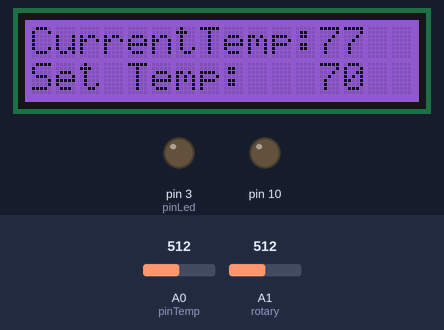
A sketch run on a simulated Arduino Uno, built with avr-gcc and run on an emulated ATmega328P. Shown: 16×2 character LCD, output pins drawn as LEDs (lit = HIGH). The inputs (shaded band) are chosen by the test bench; at power-on: A0 (pinTemp) = 512, A1 (rotary) = 512. Storage starts empty; what the sketch prints to the serial monitor is not drawn.

Above: at 1.2 s.
1.3 s: A0 (pinTemp) set to 481
At 3.7 s:
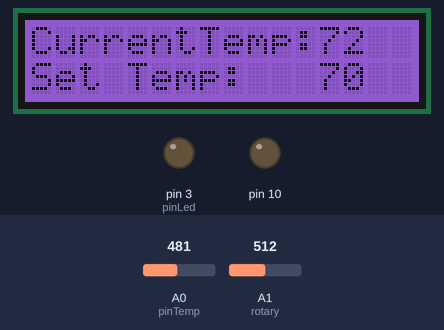
3.8 s: A0 (pinTemp) set to 449
At 4.9 s:
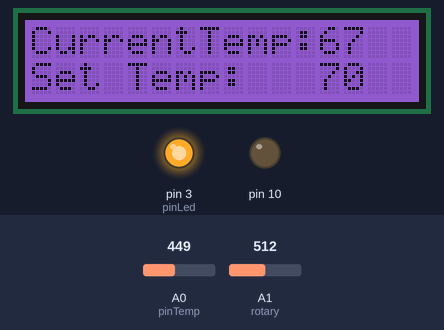
8.0 s: A1 (rotary) set to 716
At 9.3 s:
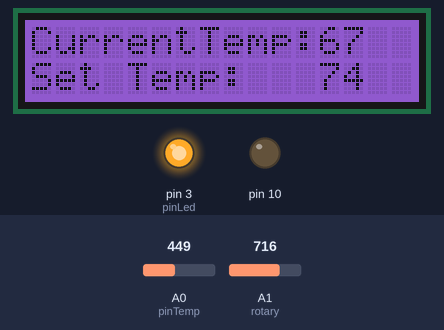
11.3 s: A1 (rotary) set to 900
At 12.6 s:
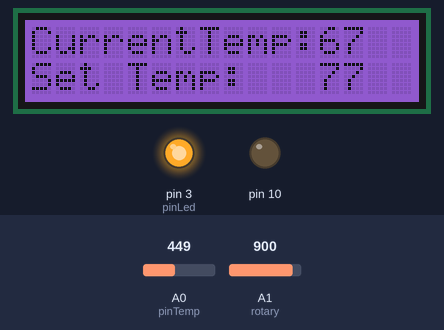
14.6 s: A0 (pinTemp) set to 511
At 16.1 s:
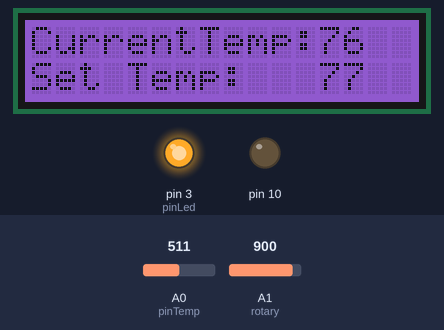
16.8 s: A1 (rotary) set to 1023
At 18.3 s:
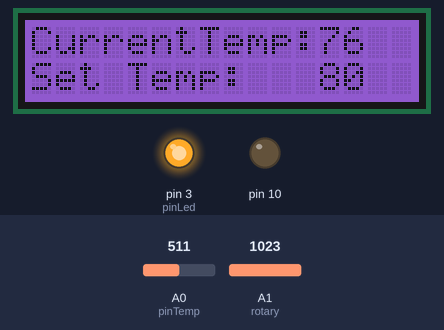
Timing chart, 0 to 19.8 s (numbered marks = the images above; inputs shaded):
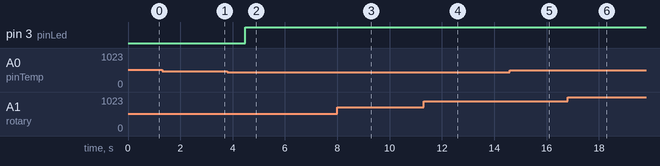

Measured:
- the behaviour switches between 467 and 466 on A0 (pinTemp) (found by bisection; images 1 and 2)
- after the input at 1.3 s, the display: first changes after 0.98 s (image 1 shows a later state)
- after the input at 3.8 s, pin 3 (pinLed): LOW → HIGH after 0.67 s; the display: changes after 0.69 s (image 2)
- after the input at 14.6 s, the display: first changes after 0.66 s (image 5 shows a later state)
- what the display in image 0 shows lasts 1.0 s, from 0.2 s to 1.2 s

The sketch:

hackathon.ino
```cpp
#include <Wire.h>
#include "rgb_lcd.h"
#include <SPI.h>
#include <SD.h>

rgb_lcd lcd;
File settingsFile;

int B=3975;                  // B value of the thermistor
float resistance;
float temperature;

const int pinTemp = A0;
const int pinLed = 3;
const int rotary = A1;

const int colorR = 112;
const int colorG = 39;  // This default color is PURPLE
const int colorB = 195;


void setup()
{
    Serial.begin(9600);
    // set up the LCD's number of columns and rows:
    lcd.begin(16, 2);
    lcd.setRGB(colorR, colorG, colorB);

    pinMode(pinLed, OUTPUT);
    pinMode(rotary, INPUT);
    pinMode(10, OUTPUT);

    Serial.print("Initializing SD card");
    if (!SD.begin(4)) {
    Serial.println("initialization failed!");
    return;
  }
  Serial.println("initialization done.");

}

void loop()
{
    // set the cursor to column 0, line 1
    // (note: line 1 is the second row, since counting begins with 0):
    lcd.clear();
    lcd.setCursor(0, 0);
    lcd.print("CurrentTemp: ");
    lcd.setCursor(0,1);
    lcd.print("Set Temp: ");
    int val = analogRead(pinTemp);                               // get analog value
    resistance=(float)(1023-val)*10000/val;                      // get resistance
    temperature=1/(log(resistance/10000)/B+1/298.15)-273.15;     // calc temperature
    float temperatureF = (9.0/5.0 * temperature) + 32.0;
    lcd.setCursor(12,0);
    int currentTemp = temperatureF;
    lcd.print(currentTemp);
    int potValue = ((analogRead(rotary) / 1020.0) * 20.0) + 60.0;
    int pastValue = getPotValue();
    if (abs(potValue - pastValue) > 0.75) {
      int value = potValue;
      logPotValue(potValue);
      logSetTemp(potValue);
    }
    else {
        int value = getSetTemp();
    }
    int value = getSetTemp();
    if(temperatureF < value) {
	callHeat(pinLed);
    }
    else {
	dismissHeat(pinLed);
    }
    lcd.setCursor(12,1);
    logTemp(temperatureF);
   // logSetTemp(value);
    lcd.print(value);
    delay(1000);
}

void callHeat(int ledpin) {
	analogWrite(ledpin, 255);
       // lcd.setRGB(255, 0, 0); //This sets the LCD to RED to indicate calling heat.
	//code to turn on relay
}
void dismissHeat(int ledpin) {
	analogWrite(ledpin, 0);
       // lcd.setRGB(0, 0, 255); // This sets the LCD to BLUE to indicate no heat.
	//code to turn off relay
}

void logTemp(float temp) {
        SD.remove("current.txt");
	settingsFile = SD.open("current.txt", FILE_WRITE);
	if (settingsFile) {
		settingsFile.println(temp);
		Serial.println("Wrote current temp");
                settingsFile.close();
	}
}

void logSetTemp(float temp) {
        SD.remove("setTemp.txt");
	settingsFile = SD.open("setTemp.txt", FILE_WRITE);
	if (settingsFile) {
		settingsFile.println(temp);
		Serial.println("Wrote set temp");
                settingsFile.close();
	}
}

float getTemp() {
        String file_contents = "";
        char char1[32];
	settingsFile = SD.open("current.txt");
        while (settingsFile.available()) {
          file_contents += (char)settingsFile.read();
        }
        settingsFile.close();
       file_contents.toCharArray(char1, sizeof(char1) + 1);
       return atof(char1);

}

float getSetTemp() {
        String file_contents = "";
        char char1[32];
	settingsFile = SD.open("setTemp.txt");
        while (settingsFile.available()) {
          file_contents += (char)settingsFile.read();
        }
        settingsFile.close();
       file_contents.toCharArray(char1, sizeof(char1) + 1);
       return atof(char1);

}

void logPotValue(float temp) {
        SD.remove("potVal.txt");
	settingsFile = SD.open("potVal.txt", FILE_WRITE);
	if (settingsFile) {
		settingsFile.println(temp);
		Serial.println("Wrote pot value");
                settingsFile.close();
	}
}

float getPotValue() {
        String file_contents = "";
        char char1[32];
	settingsFile = SD.open("potVal.txt");
        while (settingsFile.available()) {
          file_contents += (char)settingsFile.read();
        }
        settingsFile.close();
       file_contents.toCharArray(char1, sizeof(char1) + 1);
       return atof(char1);

}
```
